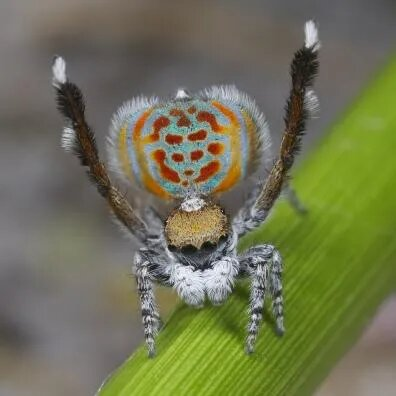
#> input picture New folder/input/spider.jpg, 396 x 396 px, found by its file name
$ jupyter execute piltest.ipynb
#> lines starting #> are read from the running program, lines starting #| are printed output that depends on the picture
[cell 1]
from PIL import Image
import numpy as np
import matplotlib.pyplot as plt
import cv2

image_pil = Image.open('input/spider.jpg')
#> image_pil is the input picture: PIL image 396x396 RGB; mean R, G, B 112.4, 115.2, 83.8

# image.show()

[cell 2]
image_cv2 = np.array(image_pil)
image_cv2.shape
#> Out = (396, 396, 3)

[cell 3]
image_cv2_blur = cv2.blur(image_cv2, [15, 15])
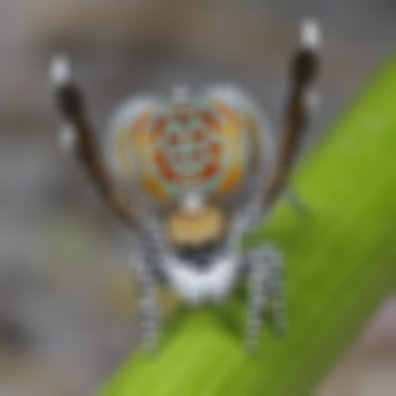
#> image_cv2_blur: shape (396, 396, 3); mean R, G, B 112.4, 115.2, 83.8
